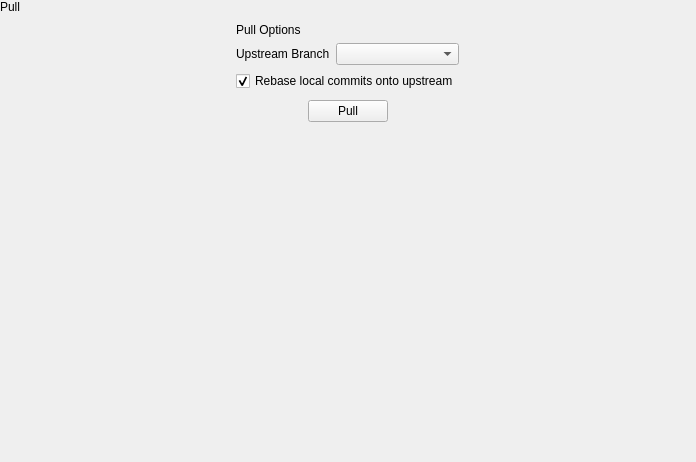
<?xml version="1.0" encoding="UTF-8"?>
<ui version="4.0">
 <class>PullSnapIn</class>
 <widget class="QWidget" name="PullSnapIn">
  <property name="geometry">
   <rect>
    <x>0</x>
    <y>0</y>
    <width>696</width>
    <height>462</height>
   </rect>
  </property>
  <property name="windowTitle">
   <string notr="true">Form</string>
  </property>
  <layout class="QVBoxLayout" name="verticalLayout">
   <property name="spacing">
    <number>0</number>
   </property>
   <property name="leftMargin">
    <number>0</number>
   </property>
   <property name="topMargin">
    <number>0</number>
   </property>
   <property name="rightMargin">
    <number>0</number>
   </property>
   <property name="bottomMargin">
    <number>0</number>
   </property>
   <item>
    <widget class="tStackedWidget" name="stackedWidget">
     <property name="currentIndex">
      <number>0</number>
     </property>
     <widget class="QWidget" name="pullOptionsPage">
      <layout class="QVBoxLayout" name="verticalLayout_2">
       <property name="spacing">
        <number>0</number>
       </property>
       <property name="leftMargin">
        <number>0</number>
       </property>
       <property name="topMargin">
        <number>0</number>
       </property>
       <property name="rightMargin">
        <number>0</number>
       </property>
       <property name="bottomMargin">
        <number>0</number>
       </property>
       <item>
        <widget class="tTitleLabel" name="titleLabel">
         <property name="text">
          <string>Pull</string>
         </property>
        </widget>
       </item>
       <item alignment="Qt::AlignHCenter">
        <widget class="QWidget" name="pullOptionsWidget" native="true">
         <layout class="QGridLayout" name="gridLayout">
          <item row="2" column="0" colspan="2">
           <widget class="QCheckBox" name="rebaseCheckbox">
            <property name="text">
             <string>Rebase local commits onto upstream</string>
            </property>
            <property name="checked">
             <bool>true</bool>
            </property>
           </widget>
          </item>
          <item row="1" column="0">
           <widget class="QLabel" name="label_3">
            <property name="text">
             <string>Upstream Branch</string>
            </property>
           </widget>
          </item>
          <item row="0" column="0" colspan="2">
           <widget class="tSubtitleLabel" name="label_2">
            <property name="text">
             <string>Pull Options</string>
            </property>
           </widget>
          </item>
          <item row="1" column="1">
           <widget class="QComboBox" name="branchBox">
            <property name="sizePolicy">
             <sizepolicy hsizetype="Expanding" vsizetype="Fixed">
              <horstretch>0</horstretch>
              <verstretch>0</verstretch>
             </sizepolicy>
            </property>
           </widget>
          </item>
         </layout>
        </widget>
       </item>
       <item alignment="Qt::AlignHCenter">
        <widget class="QPushButton" name="pullButton">
         <property name="text">
          <string>Pull</string>
         </property>
        </widget>
       </item>
       <item>
        <spacer name="verticalSpacer">
         <property name="orientation">
          <enum>Qt::Vertical</enum>
         </property>
         <property name="sizeHint" stdset="0">
          <size>
           <width>20</width>
           <height>270</height>
          </size>
         </property>
        </spacer>
       </item>
      </layout>
     </widget>
     <widget class="QWidget" name="pullingPage">
      <layout class="QGridLayout" name="gridLayout_2">
       <item row="2" column="1">
        <spacer name="verticalSpacer_2">
         <property name="orientation">
          <enum>Qt::Vertical</enum>
         </property>
         <property name="sizeHint" stdset="0">
          <size>
           <width>20</width>
           <height>40</height>
          </size>
         </property>
        </spacer>
       </item>
       <item row="1" column="0">
        <spacer name="horizontalSpacer">
         <property name="orientation">
          <enum>Qt::Horizontal</enum>
         </property>
         <property name="sizeHint" stdset="0">
          <size>
           <width>40</width>
           <height>20</height>
          </size>
         </property>
        </spacer>
       </item>
       <item row="1" column="1">
        <widget class="tCircularSpinner" name="spinner" native="true"/>
       </item>
       <item row="0" column="1">
        <spacer name="verticalSpacer_3">
         <property name="orientation">
          <enum>Qt::Vertical</enum>
         </property>
         <property name="sizeHint" stdset="0">
          <size>
           <width>20</width>
           <height>40</height>
          </size>
         </property>
        </spacer>
       </item>
       <item row="1" column="2">
        <spacer name="horizontalSpacer_2">
         <property name="orientation">
          <enum>Qt::Horizontal</enum>
         </property>
         <property name="sizeHint" stdset="0">
          <size>
           <width>40</width>
           <height>20</height>
          </size>
         </property>
        </spacer>
       </item>
      </layout>
     </widget>
    </widget>
   </item>
  </layout>
 </widget>
 <customwidgets>
  <customwidget>
   <class>tStackedWidget</class>
   <extends>QStackedWidget</extends>
   <header location="global">tstackedwidget.h</header>
   <container>1</container>
   <slots>
    <signal>switchingFrame(int)</signal>
   </slots>
  </customwidget>
  <customwidget>
   <class>tTitleLabel</class>
   <extends>QLabel</extends>
   <header location="global">ttitlelabel.h</header>
   <slots>
    <signal>backButtonClicked()</signal>
   </slots>
  </customwidget>
  <customwidget>
   <class>tSubtitleLabel</class>
   <extends>QLabel</extends>
   <header location="global">tsubtitlelabel.h</header>
  </customwidget>
  <customwidget>
   <class>tCircularSpinner</class>
   <extends>QWidget</extends>
   <header location="global">tcircularspinner.h</header>
   <container>1</container>
  </customwidget>
 </customwidgets>
 <resources/>
 <connections/>
</ui>
